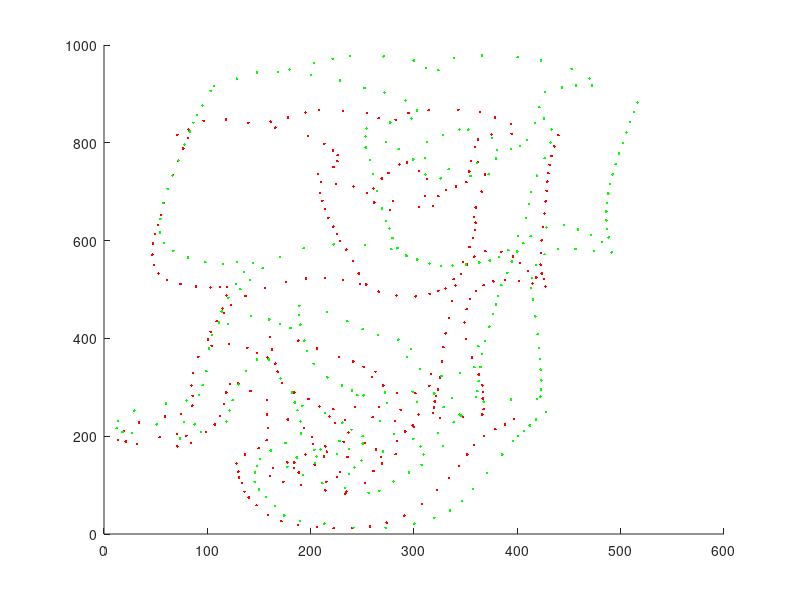

Write MATLAB code to recreate this figure. (Note: this script raises an error after producing the figure.)
%Project: Point Set Registration
clear all;
addpath(['.' filesep 'data']);
addpath(['.' filesep 'data' filesep 'bunny' filesep 'data']);
load('ridges_1.mat');
load('ridges_2.mat');

% % AFFINE TEST
% X = [1, 0 ; 0, 1];
% Y = [2, 1 ; 0, 3];
% [ynew,R,s,t] = PointSetRegistration(X, Y, 2);
% 
% figure;
% hold on;
% plot(X(:,1),X(:,2),'.r');
% hold on;
% plot(Y(:,1),Y(:,2),'.g');
% 
% figure;
% hold on;
% plot(X(:,1),X(:,2),'.r');
% hold on;
% plot(ynew(:,1),ynew(:,2),'.g');



% % AFFINE TEST Image
xground=xground(3:10:2996,:);
yground=yground(3:10:2996,:);

figure;
hold on;
plot(xground(:,1),xground(:,2),'.r');
hold on;
plot(yground(:,1),yground(:,2),'.g');


ynew=PointSetRegistration(xground,yground,2);
figure;
hold on;
plot(xground(:,1),xground(:,2),'.r');
hold on;
plot(ynew(:,1),ynew(:,2),'.g');









%coord=readplyfile('bun000.ply');